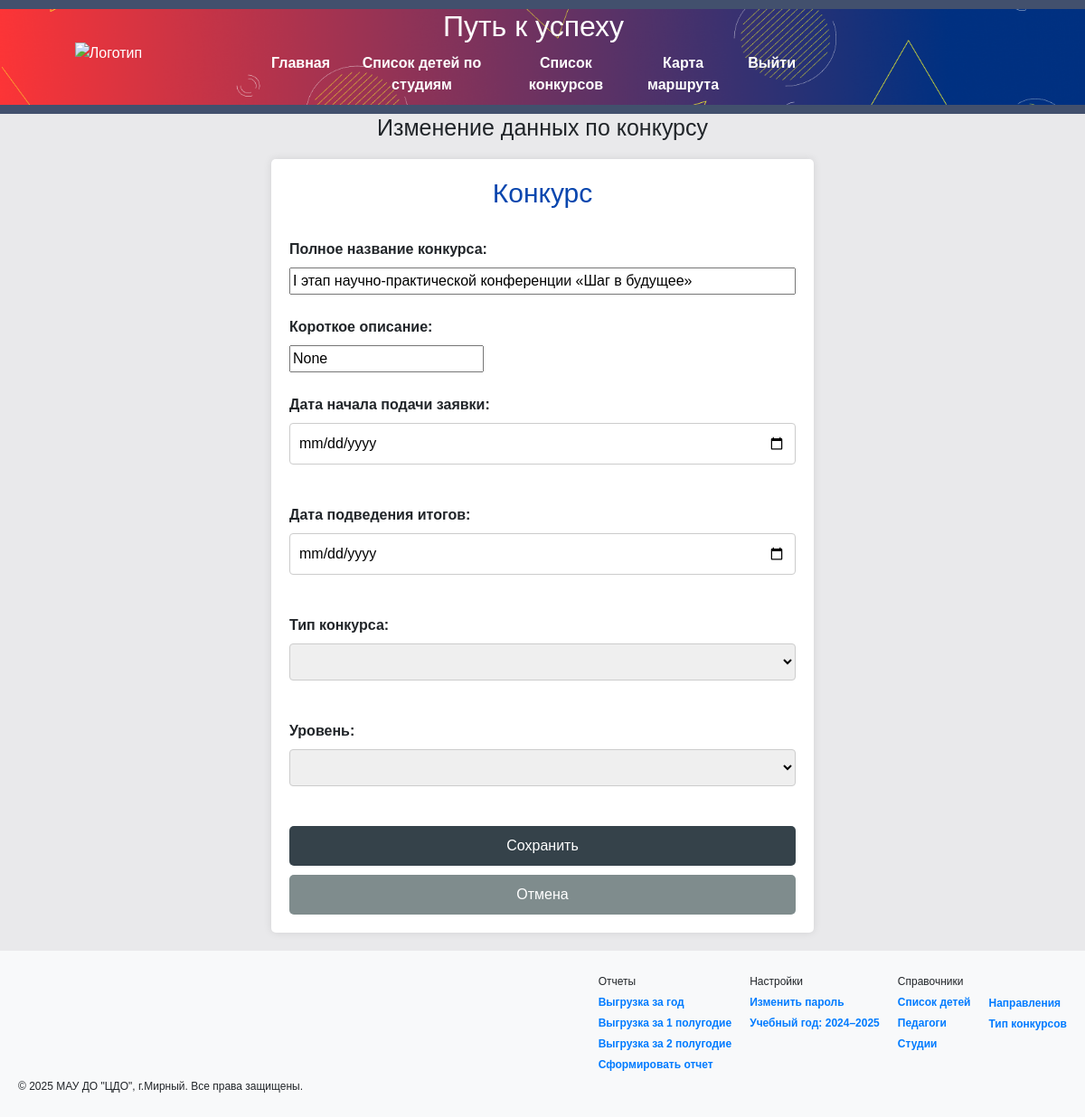
Before: /edit_event_inevent/6 (signed in) with the older database file.
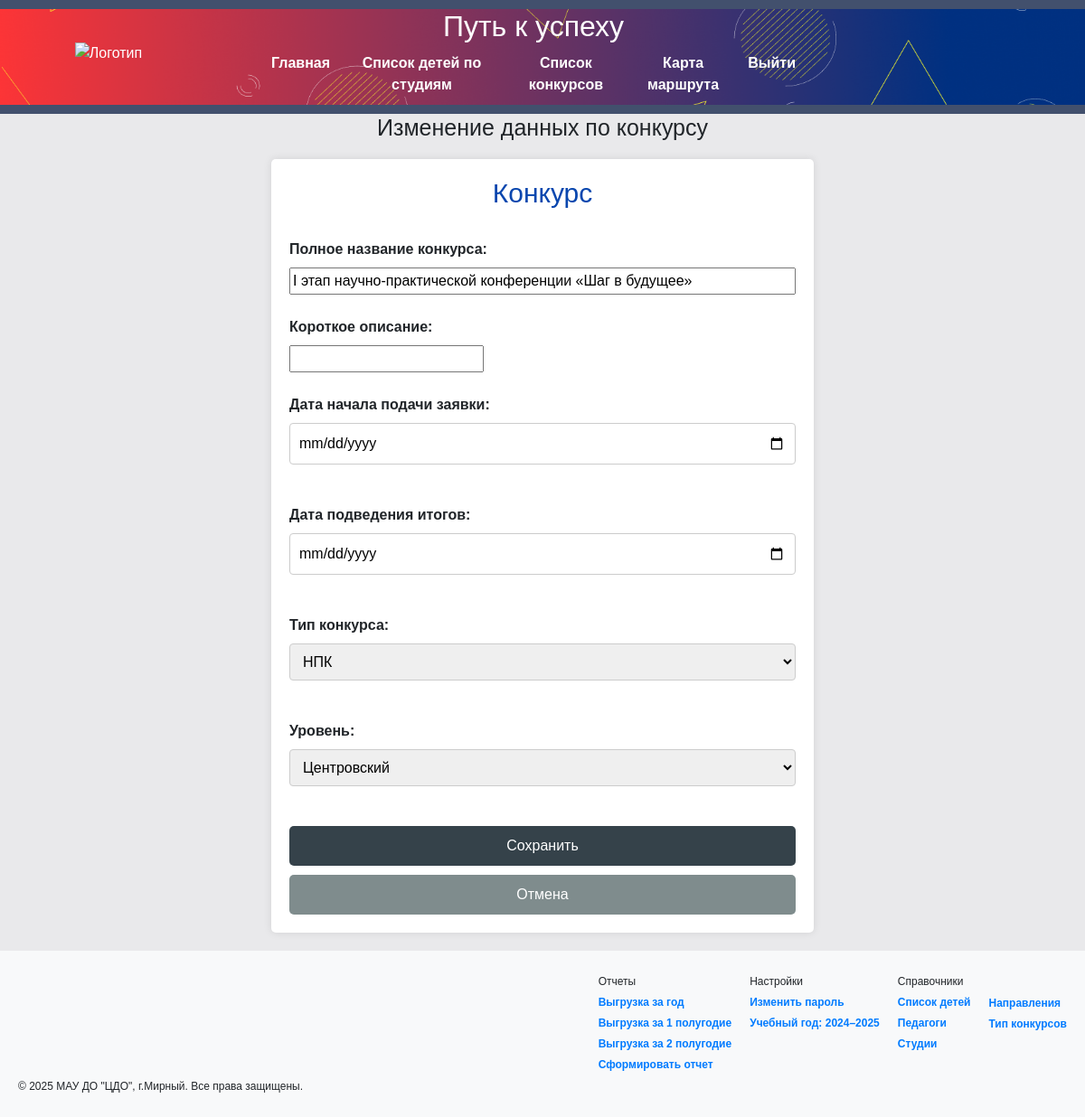
After: the same page with the newer database file.
### tables this page shows
CREATE TABLE events_table (
        id INTEGER PRIMARY KEY AUTOINCREMENT,
        name TEXT NOT NULL,
        opisanie TEXT,
        srok_podachi_date DATE,
        result_date DATE,
        level TEXT,
        type_event_id INTEGER,
        FOREIGN KEY (type_event_id) REFERENCES event_type(id)
    );

CREATE TABLE event_type (
        id INTEGER PRIMARY KEY AUTOINCREMENT,
        name TEXT NOT NULL UNIQUE
    );

### flask_app.py (the view)
@app.route('/edit_event_inevent/<int:id_event>', methods=['GET', 'POST'])
def edit_event_inevent(id_event):
    ev = get_events_by_id(id_event)
    event_types = get_event_types()
    if request.method == 'POST':
        edit_in_events(request, id_event)
        return redirect(url_for('events'))
    else:
        return render_template('edit_event_in_event.html', event=ev, levels=levels, event_types=event_types)

### flask_app.py (called while the page is built)
@app.before_request
def before_request():
    if 'username' not in session and request.endpoint not in ['login', 'static']:
        return redirect(url_for('login'))
    if 'username' in session and request.endpoint not in ['login', 'static']:
        username = session['username']
        year_1, year_2 = get_user_year_settings(username)
        session['year_1'] = year_1
        session['year_2'] = year_2
        session.modified = True

### sql_utils/crud_db.py (called while the page is built)
def get_user_year_settings(username):
    try:
        conn = get_db_connection()
        cursor = conn.cursor()
        cursor.execute("""
             SELECT year_1, year_2 FROM user_settings
             WHERE user=?
             ORDER BY id DESC
             LIMIT 1
         """, (username,))
        result = cursor.fetchone()
        if result:
            return result[0], result[1]
        return 2024, 2025  # значения по умолчанию
    except Exception as e:
        flash(f'Ошибка получения настроек пользователя: {e}', 'error')
        return 2024, 2025
    finally:
        conn.close()

### sql_utils/db_helpers.py (called while the page is built)
def get_db_connection():
    conn = sqlite3.connect('date_source.db')
    conn.row_factory = sqlite3.Row
    return conn

### templates/edit_event_in_event.html (shortened to what this page needs)
{% extends 'base.html' %}
{% block content %}
    <h3 style="text-align: center; font-size: 25px">Изменение данных по конкурсу</h3>
    <form class="form" method="POST">
        <h2>Конкурс</h2>
        <br>
        <label name="name">Полное название конкурса:</label>
        <input type="string" id="name" name="name" value="{{ event[1] }}" required style="width: 100%;">
        <br><br>
        <label for="opisanie">Короткое описание:</label>
        <input type="string" id="opisanie" name="opisanie" value="{{ event[2] }}" required>
        <br><br>
        <label for="srok_podachi_date">Дата начала подачи заявки:</label>
        <input type="date" id="srok_podachi_date" name="srok_podachi_date" value="{{ event[3] }}">
        <br><br>
        <label for="result_date">Дата подведения итогов:</label>
        <input type="date" id="result_date" name="result_date" value="{{ event[4] }}">
        <br><br>
        <label for="type_event_id">Тип конкурса:</label>
        <select id="type_event_id" name="type_event_id" required>
            {% for et in event_types %}
                <option value="{{ et.id }}" {% if et.id == event.type_event_id %}selected{% endif %}>
                    {{ et.name }}
                </option>
            {% endfor %}
        </select>
        <br><br>
        <label for="level">Уровень:</label>
        <select id="level" name="level" required>
            {% for level in levels %}
                <option value="{{ level }}" {% if level == event[5] %}selected{% endif %}>
                    {{ level }}
                </option>
            {% endfor %}
        </select>
        <br><br>
        <input type="submit" value="Сохранить">
        <button type="button" class="cancel-button" onclick="history.back();">Отмена</button>
        <br>
    </form>
{% endblock %}

Changed rows visible on the page:
changed events_table "I этап научно-практической конференции «Шаг в будущее»": type_event_id (not shown) → "НПК"; level (not shown) → "Центровский"
Other visible differences:
form field opisanie: "None" → (not shown)
